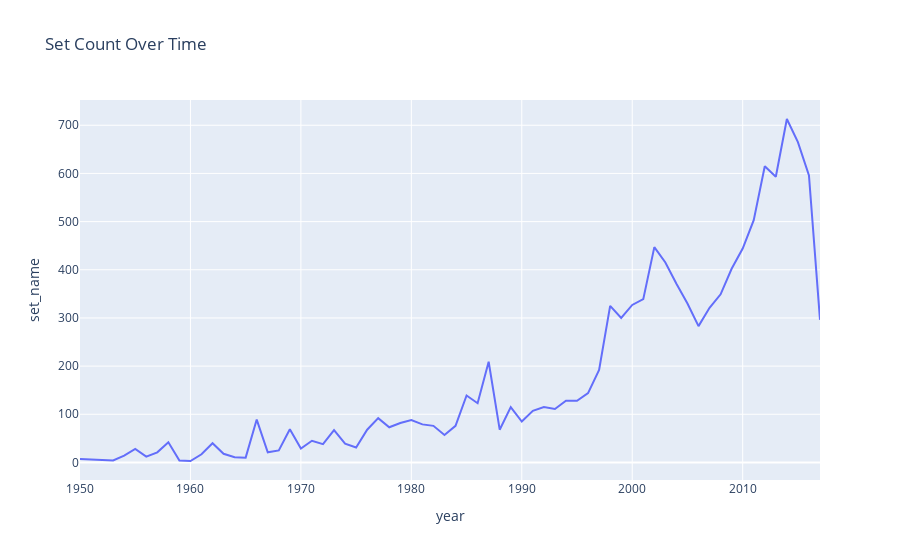

This figure's notebook cell:
### Code cell
set_overtime = sets_df.groupby("year")["set_name"].count().reset_index()
set_count_overtime = px.line(set_overtime, x='year', y='set_name', title='Set Count Over Time', labels={'name': 'Set Count'})
set_count_overtime.show()

### Figure 1 — Plotly figure (JSON) as saved in the notebook; plotly's stock layout.template omitted (floating-point values rounded to 4 significant figures)
{"data": [{"hovertemplate": "year=%{x}<br>set_name=%{y}<extra></extra>", "legendgroup": "", "line": {"color": "#636efa", "dash": "solid"}, "marker": {"symbol": "circle"}, "mode": "lines", "name": "", "orientation": "v", "showlegend": false, "type": "scatter", "x": [1950, 1953, 1954, 1955, 1956, 1957, 1958, 1959, 1960, 1961, 1962, 1963, 1964, 1965, 1966, 1967, 1968, 1969, 1970, 1971, 1972, 1973, 1974, 1975, 1976, 1977, 1978, 1979, 1980, 1981, 1982, 1983, 1984, 1985, 1986, 1987, 1988, 1989, 1990, 1991, 1992, 1993, 1994, 1995, 1996, 1997, 1998, 1999, 2000, 2001, 2002, 2003, 2004, 2005, 2006, 2007, 2008, 2009, 2010, 2011, 2012, 2013, 2014, 2015, 2016, 2017], "xaxis": "x", "y": [7, 4, 14, 28, 12, 21, 42, 4, 3, 17, 40, 18, 11, 10, 89, 21, 25, 69, 29, 45, 38, 67, 39, 31, 68, 92, 73, 82, 88, 79, 76, 57, 76, 139, 123, 209, 68, 115, 85, 107, 115, 111, 128, 128, 144, 192, 325, 300, 327, 339, 447, 415, 371, 330, 283, 321, 349, 402, 444, 503, 615, 593, 713, 665, 596, 296], "yaxis": "y"}], "layout": {"legend": {"tracegroupgap": 0}, "title": {"text": "Set Count Over Time"}, "xaxis": {"anchor": "y", "domain": [0, 1], "title": {"text": "year"}}, "yaxis": {"anchor": "x", "domain": [0, 1], "title": {"text": "set_name"}}}}
